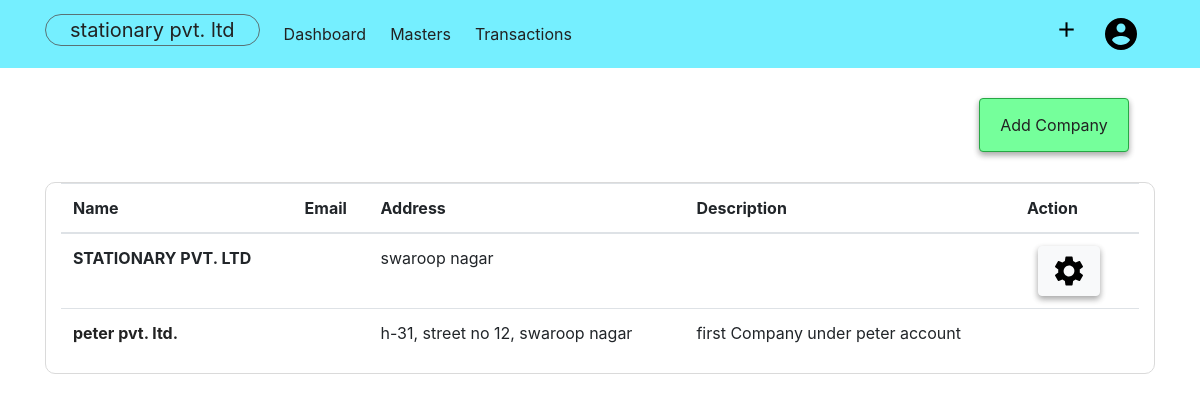
The app's page /companies (signed in) with its own data.
### acsystem/models.py (models this page shows, shortened)
class Company(db.Model):
    id = db.Column(db.Integer, primary_key=True)
    companyname = db.Column(db.String(80), unique=True, nullable=False)
    mailingname = db.Column(db.String(80), nullable = False)
    address = db.Column(db.String(100), nullable=False)
    country = db.Column(db.String(40), nullable=False)
    state = db.Column(db.String(40), nullable=False)
    pin = db.Column(db.Integer)
    email = db.Column(db.String(60))
    phoneno = db.Column(db.Integer)
    website = db.Column(db.String(60))
    datecreated = db.Column(db.DateTime, default = datetime.utcnow, nullable=False)
    gstno = db.Column(db.Integer)
    description = db.Column(db.Text)
    user_id = db.Column(db.Integer, db.ForeignKey('user.id', ondelete="CASCADE"), nullable=False)

### acsystem/company/routes.py (the view)
@company.route("/companies")
@login_required
def companies():
    companies = Company.query.filter_by(owner = current_user).order_by(Company.datecreated.desc())
    activecomp = Company.query.get(current_user.activecompany)
    return render_template("companies.html", title="Company", companies = companies, activecomp = activecomp)

### acsystem/models.py (called while the page is built)
@login_manager.user_loader
def load_user(user_id):
    return User.query.get(int(user_id))

### acsystem/templates/companies.html
{% extends "layout.html"%}
{% block content %}
<div class="container">
    <div class="container-fluid">
        <ul class="nav justify-content-end">
            <li class="btn btn-success">
                <a class="nav-link" href="{{ url_for('company.addcompany') }}">Add Company</a>
            </li>
        </ul>
    </div>
    <div class="container-fluid" style="border:1px solid rgb(218, 218, 218); border-radius:10px;">
        <table class="table table-hover">
            <thead>
                <tr>
                    <th scope="col">Name</th>
                    <th scope="col">Email</th>
                    <th scope="col">Address</th>
                    <th scope="col">Description</th>
                    <th scope="col">Action</th>
                </tr>
            </thead>
            <tbody>
                {% for company in companies %}
                <tr>
                    {% if company.id != activecomp.id %}
                    <th scope="row"> <a href="{{url_for('company.activatecompany', compid= company.id) }}"
                            style="color:rgb(41, 41, 41); display:block;">{{company.companyname }}</a> </th>
                    <td>{{ company.email }}</td>
                    <td>{{ company.address }}</td>
                    <td>{{ company.description }}</td>
                    <td></td>
                    {% else %}
                    <th scope="row" style="text-transform:uppercase;"> {{company.companyname }}</th>
                    <td>{{ company.email }}</td>
                    <td>{{ company.address }}</td>
                    <td>{{ company.description }}</td>
                    <td>
                        <button type="submit" class="btn btn-light">
                            <a href="{{ url_for('company.showcompany', compid = company.id) }}">
                                <img src="{{ url_for('static',filename='images/setting.png') }}" alt="Setting">
                            </a>
                        </button>
                    </td>
                </tr>
                {% endif %}
                {% endfor %}
            </tbody>
        </table>
    </div>
</div>
{% endblock content %}

### acsystem/templates/layout.html (shortened to what this page needs)
{% extends "header.html" %}
{% block body %}
<nav class="navbar navbar-expand-lg">
    <div class="container">
        <ul class="navbar-nav">
            <li>
                {% if activecomp %}
                <a class="navbar-brand" href="{{ url_for('company.companies') }}">{{ activecomp.companyname }} </a>
                {% else %}
                <a class="navbar-brand" href="{{ url_for('company.companies') }}">Select Company </a>
                {% endif %}
            </li>
            <li class="nav-item">
                <a class="nav-link" href="{{ url_for('users.dashboard')}}">Dashboard</a>
            </li>
            <li class="nav-item dropdown">
                <a class="nav-link dropdown-toggle" href="#" id="drop1" data-toggle="dropdown">
                    Masters
                </a>
            </li>
            <li class="nav-item dropdown">
                <a class="nav-link dropdown-toggle" href="#" id="drop2" data-toggle="dropdown">
                    Transactions
                </a>
            </li>
        </ul>
        <ul class="navbar-nav">
            <li class="nav-item dropdown">
                <a class="nav-link dropdown-toggle" href="#" id="dropadd" data-toggle="dropdown">
                    <img src="{{url_for('static', filename='images/add.png')}}" alt="+" width="25px;"></a>
            </li>
            <li class="nav-item dropdown">
                <a class="nav-link dropdown-toggle" href="#" id="dropaccount" data-toggle="dropdown">
                    <img src="{{ url_for('static', filename='images/user.png')}}" alt="Account">
                </a>
            </li>
        </ul>
    </div>
</nav>
    {% block content%} {% endblock %}
{% endblock %}

### acsystem/static/main.css (style rules this page uses)
a { color: rgb(34, 34, 34) !important; }

### acsystem/static/style.css (style rules this page uses)
.btn { -webkit-box-shadow: 0 3px 6px rgba(0, 0, 0, 0.16), 0 3px 6px rgba(0, 0, 0, 0.23); box-shadow: 0 3px 6px rgba(0, 0, 0, 0.16), 0 3px 6px rgba(0, 0, 0, 0.23); }
.dropdown ::after { display: none !important; }
.navbar-brand { color: rgba(0, 0, 0, 0.822); border: 1px solid rgba(83, 83, 83, 0.8); border-radius: 30px; padding: 0 1.5rem; }
.nav-item { display: block; padding-right: .5rem; }
.navbar-nav { -webkit-box-orient: horizontal !important; -webkit-box-direction: normal !important; -ms-flex-direction: row !important; flex-direction: row !important; }
.nav-link { color: rgba(12, 12, 12, 0.76); padding: .5rem !important; }
.navbar { background-color: #75efff; }
.btn { margin: 0 .7rem; }
.btn-success { background-color: #75ff9b !important; }
.container-fluid { margin-top: 30px !important; }

### records on screen
Company: companyname "stationary pvt. ltd", companyname "STATIONARY PVT. LTD", address "swaroop nagar"
Company: companyname "peter pvt. ltd.", address "h-31, street no 12, swaroop nagar", description "first Company under peter account"
